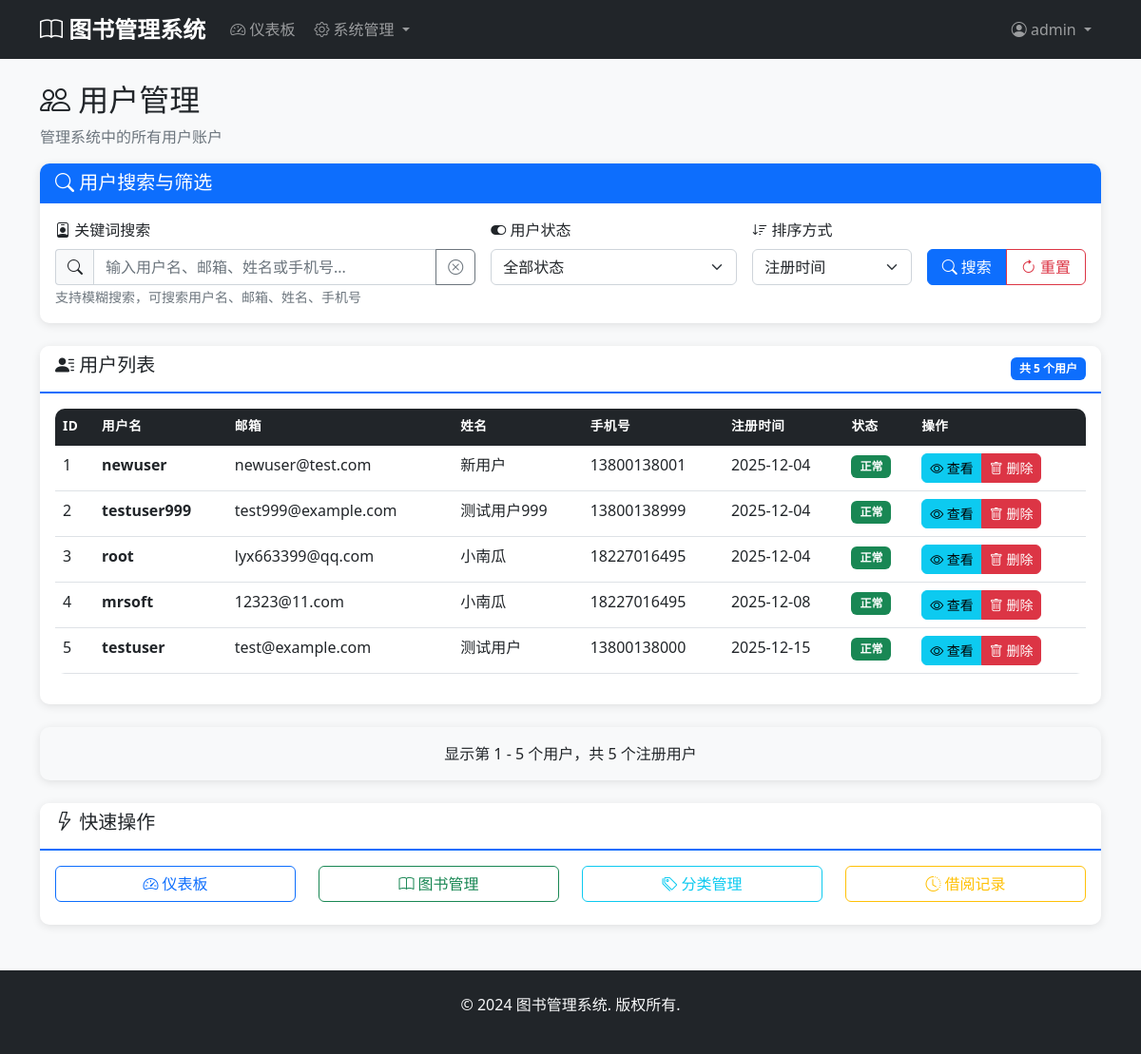
The app's page /admin/users (signed in), older data.
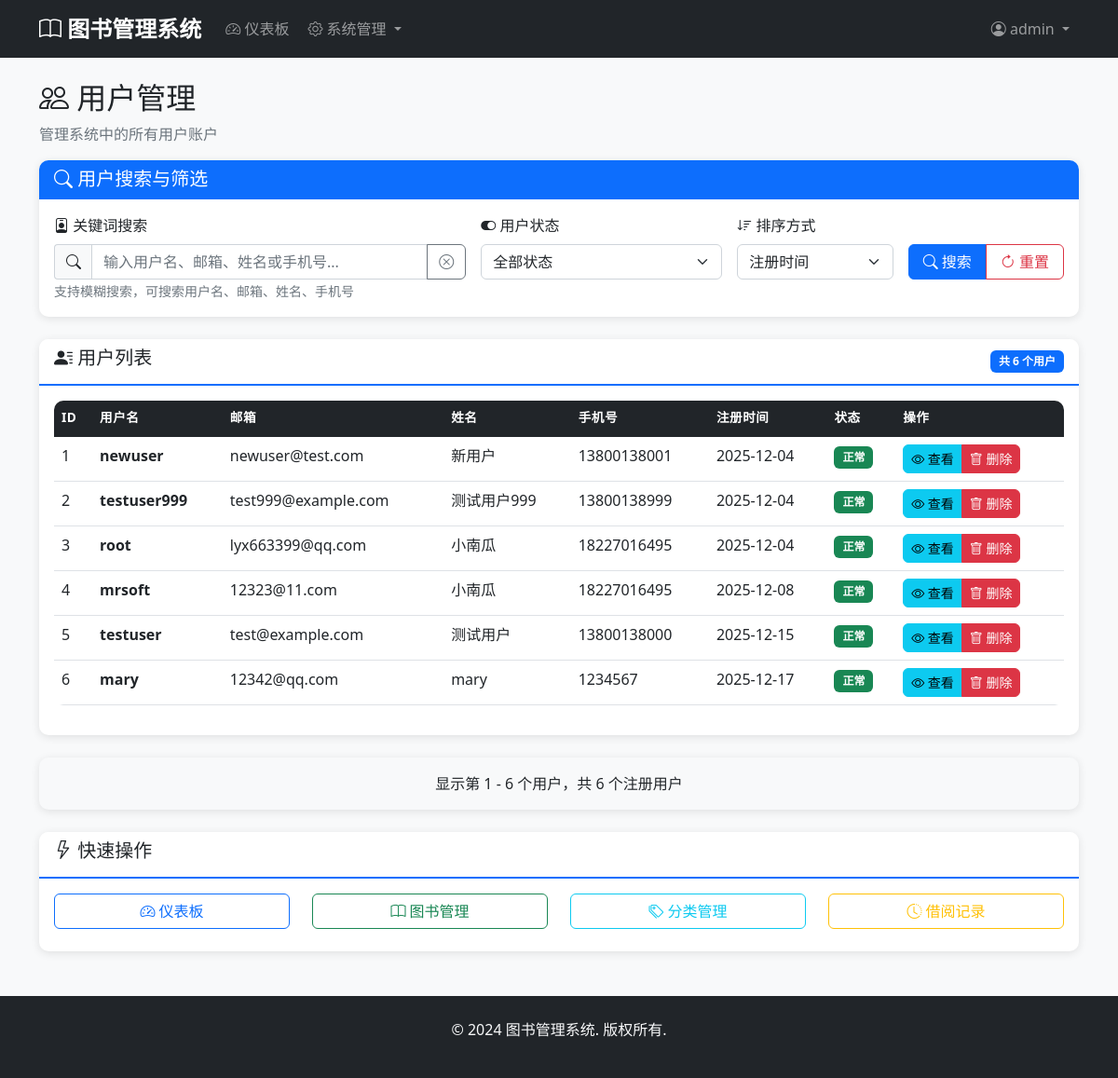
The same page, newer data.
### models.py (models this page shows, shortened)
class User(db.Model, UserMixin):
    __tablename__ = 'users'
    id = db.Column(db.Integer, primary_key=True)
    username = db.Column(db.String(80), unique=True, nullable=False)
    email = db.Column(db.String(120), unique=True, nullable=False)
    password_hash = db.Column(db.String(128), nullable=False)
    full_name = db.Column(db.String(100), nullable=False)
    phone = db.Column(db.String(20))
    address = db.Column(db.Text)
    created_at = db.Column(db.DateTime, default=datetime.utcnow)
    borrow_records = db.relationship('BorrowRecord', backref='user', lazy=True)

### app.py (the view, shortened to what this page needs)
@app.route('/admin/users')
@login_required
def admin_users():
    if not isinstance(current_user, Admin):
        abort(403)
    page = request.args.get('page', 1, type=int)
    search = request.args.get('search', '').strip()
    status = request.args.get('status', '')  # all, active, inactive
    sort_by = request.args.get('sort', 'created_date')  # created_date, username, email
    query = User.query
    if sort_by == 'username':
        query = query.order_by(User.username)
    elif sort_by == 'email':
        query = query.order_by(User.email)
    elif sort_by == 'created_date':
        query = query.order_by(User.created_at.asc())
    else:
        query = query.order_by(User.id)
    users = query.paginate(
        page=page, per_page=10, error_out=False
    )
    return render_template('admin/users.html',
                         users=users,
                         search=search,
                         status=status,
                         sort_by=sort_by)

### app.py (called while the page is built)
@login_manager.user_loader
def load_user(user_id):
    try:
        user_id = int(user_id)
        admin = Admin.query.get(user_id)
        if admin:
            return admin
        user = User.query.get(user_id)
        return user
    except (ValueError, TypeError):
        return None

### templates/admin/users.html (shortened to what the changed rows need)
{% extends "base.html" %}
{% block content %}
<div class="row">
    <div class="col-12">
        <h2><i class="bi bi-people"></i> 用户管理</h2>
    </div>
</div>
<div class="row">
    <div class="col-12">
        <div class="card">
            <div class="card-header d-flex justify-content-between align-items-center">
                <h5><i class="bi bi-person-lines-fill"></i> 用户列表</h5>
                <span class="badge bg-primary">共 {{ users.total }} 个用户</span>
            </div>
            <div class="card-body">
                <div class="table-responsive">
                    <table class="table table-hover">
                        <thead class="table-dark">
                            <tr>
                                <th>ID</th>
                                <th>用户名</th>
                                <th>邮箱</th>
                                <th>姓名</th>
                                <th>手机号</th>
                                <th>注册时间</th>
                                <th>状态</th>
                                <th>操作</th>
                            </tr>
                        </thead>
                        <tbody>
                            {% for user in users.items %}
                                <tr>
                                    <td>{{ user.id }}</td>
                                    <td>
                                        <strong>{{ user.username }}</strong>
                                    </td>
                                    <td>{{ user.email }}</td>
                                    <td>{{ user.full_name or '-' }}</td>
                                    <td>{{ user.phone or '-' }}</td>
                                    <td>{{ user.created_at.strftime('%Y-%m-%d') }}</td>
                                    <td>
                                        <span class="badge bg-success">正常</span>
                                    </td>
                                    <td>
                                        <div class="btn-group" role="group">
                                            <button class="btn btn-sm btn-info" onclick="showUserDetails({{ user.id }})">
                                                <i class="bi bi-eye"></i> 查看
                                            </button>
                                            <button class="btn btn-sm btn-danger" onclick="confirmDelete({{ user.id }}, '{{ user.username }}')">
                                                <i class="bi bi-trash"></i> 删除
                                            </button>
                                        </div>
                                    </td>
                                </tr>
                            {% endfor %}
                        </tbody>
                    </table>
                </div>
            </div>
        </div>
    </div>
</div>
<div class="row mt-4">
    <div class="col-12">
        <div class="card bg-light">
            <div class="card-body text-center">
                <p class="mb-0">
                    显示第 {{ (users.page - 1) * users.per_page + 1 }} -
                    {{ users.page * users.per_page if users.page * users.per_page < users.total else users.total }}
                    个用户，共 {{ users.total }} 个注册用户
                </p>
            </div>
        </div>
    </div>
</div>
{% endblock %}

Row changes from the older to the newer data that the page shows:
added User: id "6", username "mary", email "12342@qq.com", full_name "mary", phone "1234567", created_at "2025-12-17"
Text that changed along with them:
{{ users.total }}: "5" → "6"
text no longer shown: "5"
text now shown: "6"
